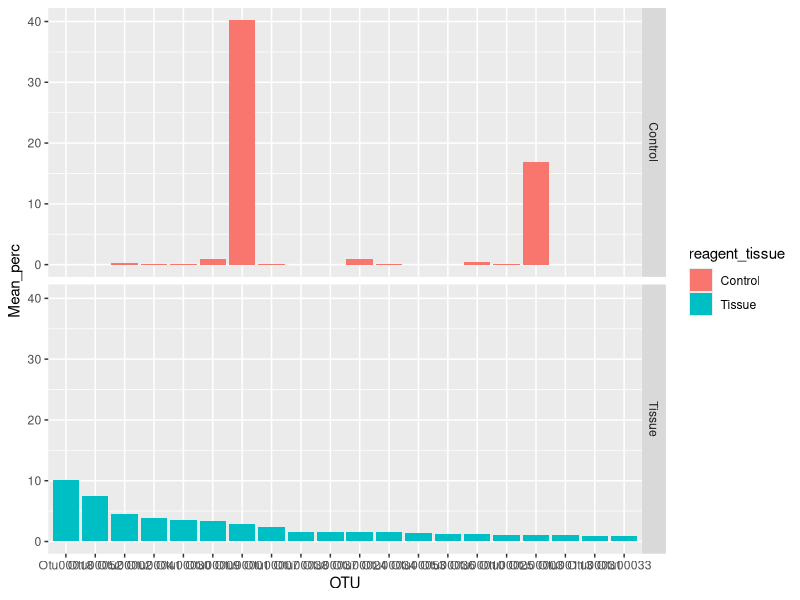
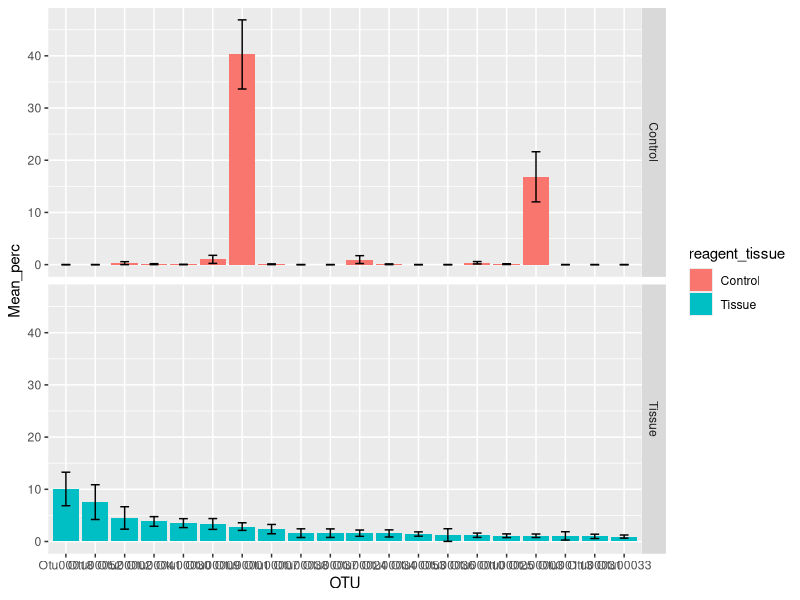
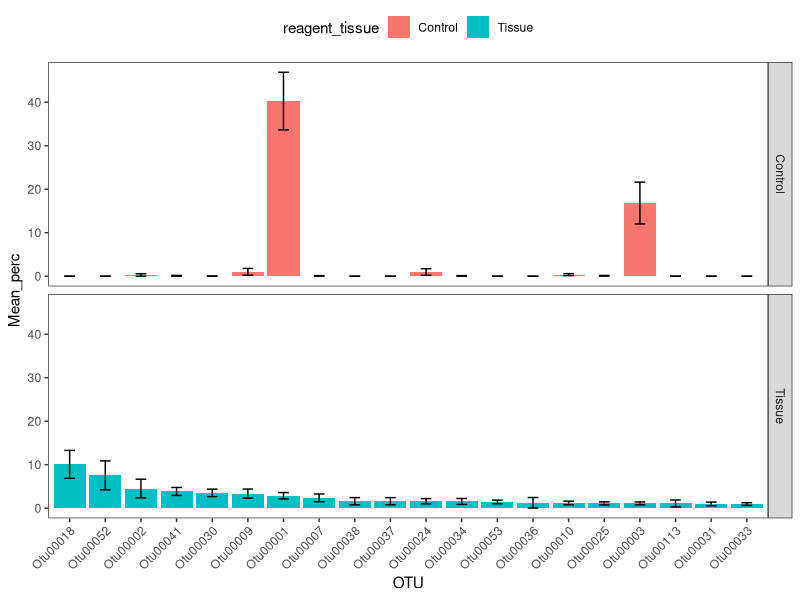
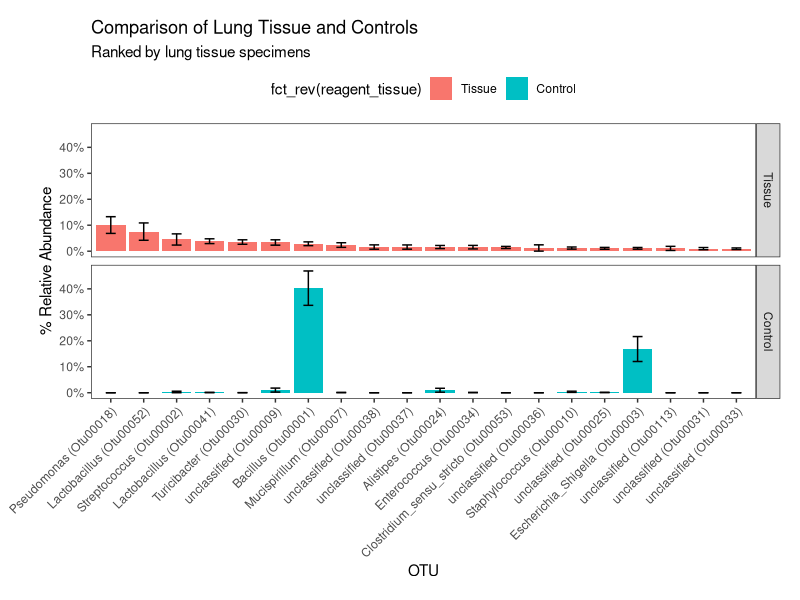
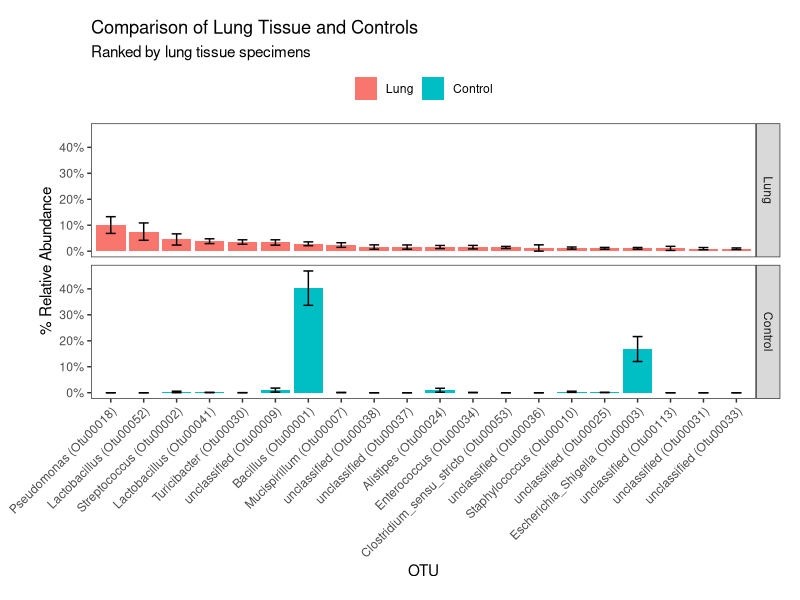

Generate these figures, in order, with R:
## ---- chunk 1
knitr::opts_chunk$set(echo = TRUE)
## ---- chunk 2
# This is an example of a comment within a code chunk. The # symbol means that any text following it should not be treated as R code.
# When R code is run in a code chunk it will be displayed inline - that is, within the document - just below the current code chunk.
# The next line is R code, and it will be executed when this code chunk is run. Run with: green arrow in uppe right of this section, cmd + enter (mac), ctrl + enter (pc).
paste("Welcome to ATS 2020, PG9", "-", "A Hands-On Introduction to Studying the Lung Microbiome")
## ---- chunk 3
# This section contains typical libraries used in these analyses

# I. universal data wrangling and visualization
library(tidyverse)      # ggplot, dplyr, purrr, forcats, stringr... and other packages. See https://tidyverse.tidyverse.org/

# II. formatting, plotting
library(scales)         # used in formatting relative abundance % labels; dollar_format()
library(RColorBrewer)   # for generating custom palettes

# III. machine learning & analysis packages
library(vegan)          # decostand(), metaMDS(), scores(), rda(), ordispider(), adonis()
## ---- chunk 4
# For ease of use, place the processed 16S data files of interest into the same directory as your current RStudio project
# Best practices: keep a separate project for each experiment or combination of experiments
# include a data folder within the project's directory to keep source files organized; also somewhat mitigates the risk of modifying them inadvertently

# I. Read in .shared (counts of sequences assigned to OTU #s)
# Includes basic processing with selection of OTUs > 0.1 % of the population
otu_raw <- read.table("data/Heterogeneity.shared.txt", row.names = 2, header = TRUE)
otu_trim <- otu_raw[, -c(1:2)]
otu_trim <- as.matrix(otu_trim)
otu_tmp <- vegan::decostand(otu_trim, "total") * 100
otu_trim[which(otu_tmp < 0.1)] <- 0
otu_good <- otu_trim[, which(colSums(otu_trim) > 0)]

# Trim _S from end of rownames(otu_good); note that it may be useful to keep these well identifiers in some analyses
rownames(otu_good) <- str_remove(rownames(otu_good), "_S\\d+")

# It's a good idea to inspect the data regularly with tools such as dim(), str(), head(), tail(), summary()... This will help in catching errors earlier
dim(otu_good) # dim(otu_good)[1] observations (samples) x dim(otu_good)[2] features (OTUs above .1% population threshold)
otu_good[1:20, 1:20] # use other means of showing a glimpse of the data?


# II. Read in cons.taxonomy (for each OTU: taxonomic levels down to Genus, if possible)
# Note that OTUs are in rows here rather than columns
# 2 imports are required due to the combination of 2 different separators  
tax1 <- read.table("data/Heterogeneity.0.03.cons.taxonomy.txt", sep = "\t", row.names = 1, header = TRUE, colClasses = c("character", "numeric", "character"))
tax2 <- read.table("data/Heterogeneity.0.03.cons.taxonomy.txt", sep = ";", skip = 1, col.names = c("", "Phylum", "Class", "Order", "Family", "Genus", "")) %>% 
  dplyr::select(-c(1, 7)) %>% 
  purrr::map_df(stringr::str_replace, "\\(.*.\\)", "") %>%
  purrr::map_df(as.factor)
otu_taxonomy <- data.frame(OTU = rownames(tax1), Size = tax1[, 1], tax2, stringsAsFactors = FALSE)
rownames(otu_taxonomy) <- rownames(tax1)

# trim otu_taxonomy based on OTUs in otu_good
otu_good_taxonomy <- otu_taxonomy[otu_taxonomy$OTU %in% colnames(otu_good), ]
rownames(otu_good_taxonomy) <- intersect(rownames(otu_taxonomy), colnames(otu_good))
otu_good_taxonomy <- as.data.frame(otu_good_taxonomy)

dim(otu_good_taxonomy)
otu_good_taxonomy[1:20,]
## ---- chunk 5
# Load in metadata/environmental data, or create it

## Load approach using metadat from github repo
meta_df <- read.table("data/Heterogeneity.metadata.txt", sep = "\t", header = TRUE) 
# Note that this will create factors out of all chr type columns
#While - undesirable for 'specimen' but useful for 'reagent_tissue', 'litter', 'vendor', 'mouse', 'tissue_type', and 'cage'
otu_df <- data.frame(meta_df, decostand(otu_good, "total") * 100)
otu_df$specimen <- as.character(otu_df$specimen) # let's convert 'specimen' back to a chr-type

# Examples of metadata creation using regular expressions (regex) in a tidyverse pipeline
# Note that extracting metadata from sample names is much easier if naming conventions are consistent in terms of spelling and placement
# otu_df <- data.frame(decostand(otu_good, "total") * 100, Sample_name = row.names(otu_good), stringsAsFactors = FALSE) %>%
#   # Create Specimen_ctrl from first string of characters prior to first "_"
#   mutate(Specimen_ctrl = factor(case_when(str_detect(Sample_name, "^AE_") ~ "AE",
#                                        str_detect(Sample_name, "^Blank\\d_") ~ "Empty",
#                                        str_detect(Sample_name, "^Heparin_") ~ "Heparin",
#                                        str_detect(Sample_name, "^HomogCtrl_") ~ "HomogCtrl",
#                                        str_detect(Sample_name, "^IsoCtrl_") ~ "IsoCtrl",
#                                        str_detect(Sample_name, "^LPS_") ~ "LPS",
#                                        str_detect(Sample_name, "^PerfusionPBS_") ~ "PBS",
#                                        str_detect(Sample_name, "^WATERD|^waterC") ~ "WaterNeg",
#                                        str_detect(Sample_name, "^mock[CD]") ~ "Mock",
#                                        str_detect(Sample_name, "^[:alnum:]+") ~ str_extract(Sample_name, "^[:alnum:]+")), # for experimental groups, place after other steps because this regex would fill in values for controls (may or may not be ideal)
#                                 levels = c("CR1", "CR2", "JAX1", "JAX2", "AE", "Empty", "Heparin", "HomogCtrl", "IsoCtrl", "LPS", "PBS", "WaterNeg", "Mock")
#                 )
#          ) %>%
#   # Create Organ
#   mutate(Organ = factor(case_when(str_detect(Sample_name, "_CECUM_") ~ "Cecum",
#                                   str_detect(Sample_name, "_LUNG_HOMOG") ~ "Lung",
#                                   str_detect(Sample_name, "_NASAL_") ~ "Nasal",
#                                   str_detect(Sample_name, "_TONGUE_") ~ "Tongue"),
#                         levels = c("Nasal", "Tongue", "Lung", "Cecum")
#                 ) # sum(is.na(otu_df$Organ)) returns 32 (as expected, controls have NA in this column)
#          ) %>%
#   # Create Mouse
#   mutate(Mouse = as.numeric(str_extract(Sample_name, "(?<=(CR\\d|JAX\\d)_)\\d+") # numbers correspond to mice if a CR or JAX specimen
#               ) # sum(is.na(otu_df$Mouse)) returns 32 (as expected, the controls have NA in this column)
#          ) %>%
#   # metadata columns at front, followed by all of the count data
#   dplyr::select(Sample_name:Mouse, everything())
#   # note that the data is in wide format
#   
# otu_df$Specimen_ctrl %>% table() %>% sum() # 192: all samples/rows are accounted for
# otu_df$Organ %>% summary() %>% sum() # ditto; 32 NAs for organs
## ---- chunk 6
# First we need to prepare the data: controls in one group, lung tissue in another
# Order the data by most abundance OTU in lung tissue
# Include an errorbar
# Color by phyla

ra_df <- otu_df %>% # Note at this is just one of several possible approaches to filtering to retain the correct rows
  filter((reagent_tissue == "Control") | (tissue_type == "Lung")) %>% # 65 specimens
  droplevels() # remove factor levels with no remaining observations - saves potential headaches in downstream wrangling and visualizations

# Determine the order of OTUs based on means within Lung specimens
otu_order <- names(sort(colMeans(filter(ra_df, tissue_type == "Lung")[, stringr::str_detect(colnames(ra_df), "Otu")]), decreasing = TRUE))

# Keep top 20 OTUs, then reshape the dataframe from wide to long format
g_df <- ra_df %>%
  select(str_which(colnames(ra_df), "Otu", negate = TRUE), colnames(ra_df[, otu_order[1:20]])) %>% # Keep non-OTU columns, followed by the 20 most abundant OTU columns
  gather(key = OTU, value = Percentage, -str_which(colnames(ra_df), "Otu", negate = TRUE), factor_key = TRUE) # factor_key is important because we care about the order (clevels) in OTU

# dimensions have gone from 65 745 to 1300 17

# Generate mean and sem for each group
agg_df <- g_df %>%
  group_by(reagent_tissue, OTU) %>%
  summarize(Mean_perc = mean(Percentage), SEM = sqrt(var(Percentage)/length(Percentage))) %>%
  ungroup()
## ---- chunk 7
(p <- ggplot(agg_df, aes(x = OTU, y = Mean_perc, fill = reagent_tissue)) + 
  geom_col() +
  facet_grid(reagent_tissue ~ .))
## ---- chunk 8
# Add an errorbar
(q <- p + geom_errorbar(aes(ymin = Mean_perc - SEM, ymax = Mean_perc + SEM, width = 0.3)))

# Clear background + modify theme (rotate x-axis labels, reposition legend)
(q <- q + theme_bw() + # note that a theme_ layer added after other other theme modifications will remove these prior modifications
    theme(panel.grid = element_blank(), axis.text.x = element_text(angle = 45, hjust = 1), legend.position = "top"))
## ---- chunk 9
# Add Genus levels to the OTU Number
levels(agg_df$OTU) <- fct_inorder(paste0(otu_good_taxonomy[levels(agg_df$OTU), ]$Genus, " (", levels(agg_df$OTU), ")"))
# equivalent to:
# cbmbtools::paste_tax(levels(agg_df$OTU))

ggplot(agg_df, aes(x = OTU, y = Mean_perc, fill = fct_rev(reagent_tissue))) + 
  geom_col() +
  facet_grid(fct_rev(reagent_tissue) ~ .) +
  geom_errorbar(aes(ymin = Mean_perc - SEM, ymax = Mean_perc + SEM, width = 0.3)) + 
  theme_bw() +
  theme(panel.grid = element_blank(), axis.text.x = element_text(angle = 45, hjust = 1), legend.position = "top", plot.margin = unit(c(0.5,0.5,0.5,1),"cm")) + 
  scale_y_continuous(labels = unit_format(suffix = "%")) + 
  labs(title="Comparison of Lung Tissue and Controls", subtitle = "Ranked by lung tissue specimens", y = "% Relative Abundance")
## ---- chunk 10
# Although it is possible to adjust the values and labels within the ggplot workflow, perhaps the simplest approach would be to correct the reagent_tissue column values and factor levels prior to plotting
agg_df$reagent_tissue <- fct_recode(agg_df$reagent_tissue, Lung = "Tissue") %>%
  fct_relevel("Lung")

ggplot(agg_df, aes(x = OTU, y = Mean_perc, fill = reagent_tissue)) + 
  geom_col() + # use show.legend = FALSE to remove the legend entirely
  facet_grid(reagent_tissue ~ .) +
  geom_errorbar(aes(ymin = Mean_perc - SEM, ymax = Mean_perc + SEM, width = 0.3)) + 
  theme_bw() +
  theme(panel.grid = element_blank(), axis.text.x = element_text(angle = 45, hjust = 1), legend.position = "top", plot.margin = unit(c(0.5,0.5,0.5,1),"cm"), legend.title = element_blank()) + 
  scale_y_continuous(labels = unit_format(suffix = "%")) + 
  labs(title="Comparison of Lung Tissue and Controls", subtitle = "Ranked by lung tissue specimens", y = "% Relative Abundance")
  # for further customizing of the legend, try adding a guide_legend() layer
## ---- chunk 11
# First we need to prepare the taxonomic data
## ---- chunk 12
# 8 samples - perhaps ideal for use as an example of a control RA plot
# don't include geometric mean
# ae_df <- filter(otu_df, Specimen_ctrl == "AE")
# 
# # determine order of OTUs based on mean within selected specimens
# otu_order <- names(sort(colMeans(ae_df[, stringr::str_detect(colnames(ae_df), "Otu")]), decreasing = TRUE))
# 
# # create mean sample
# sample_names <- ae_df$Sample_name
# temp <- dplyr::select(ae_df, otu_order[1:20])
# temp <- rbind(temp, apply(dplyr::select(ae_df, otu_order[1:20]), 2, mean))
# sample_names <- append(sample_names, "Arith_Mean")
# ae_df <- cbind(Sample_name = forcats::fct_inorder(sample_names), temp)
# ae_gg <- tidyr::gather(ae_df, key = OTU, value = Percentage, -stringr::str_which(colnames(ae_df), "Otu", negate = TRUE), factor_key = TRUE)
# levels(ae_gg$OTU) <- forcats::fct_inorder(paste0(otu_good_taxonomy[levels(ae_gg$OTU), ]$Genus, " (", levels(ae_gg$OTU), ")"))
## ---- chunk 13
# Encourage participants to run these by commenting out a layer, altering 1 parameter to develop a deeper understanding of how to build up a ggplot object

# ggplot(data = ae_gg, aes(x = OTU, y = Percentage, fill = Sample_name)) + 
#   geom_col() + 
#   facet_grid(Sample_name ~ .) +
#   theme(axis.text.x = element_text(angle = 90, hjust = 1, vjust = 0.5), legend.position = "top") +
#   scale_y_continuous(labels = scales::dollar_format(suffix = "%", prefix = "")) +
#   labs(title = "Cross-Comparison of AE Control Replicates", x = "OTU", y = "% Relative Abundance")
## ---- chunk 14
# for PCA ordinations; choose an 9 that covers the maximum number of factor levels (conditions) within a variable of interest
pcapal <- brewer.pal(9,"Set1")
## ---- chunk 15
# example: filter out controls
# otu_good_spc <- dplyr::filter(otu_df, !(is.na(Organ))) %>%
#   droplevels() # remove levels that are no longer present due to filtering
# 
# # PCA of all data (non-control)
# otu_good_spc_hel <- decostand(dplyr::select(otu_good_spc, contains("Otu")), "hellinger") # use OTU columns only
# otu_good_spc_pca <- rda(otu_good_spc_hel)
# 
# (summary(otu_good_spc_pca)) # 0.1639 0.10222 0.08503 proportion explained by first 3 axes
# 
# set.seed(8947) # permanova
# adonis(otu_good_spc_hel~otu_good_spc$Specimen_ctrl, method="euclidean", permutations = 10000) # 9.999e-05 ***
## ---- chunk 16
# plot(otu_good_spc_pca, type = "n", font = 2, font.lab = 2, xlab = "PC1 (16.39% Explained)", ylab = "PC2 (10.22% Explained)", main = "PCA of Specimen Origin, colored by Organ", display = "sites")
# points(otu_good_spc_pca, pch = 19, col = pcapal[as.numeric(otu_good_spc$Organ)])
# vegan::ordispider(otu_good_spc_pca, otu_good_spc$Specimen_ctrl, label = TRUE)
# legend("topright", levels(otu_good_spc$Organ), pch = 19, col = pcapal, title = "Organ")
# legend("bottomright", legend = "Permanova: Difference between Specimen Origin: 9.999e-05") # Should signifiance test be include in the plot?
